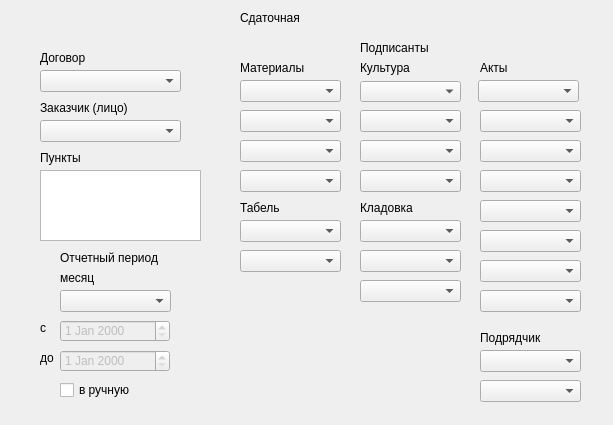
<?xml version="1.0" encoding="UTF-8"?>
<ui version="4.0">
 <class>Form</class>
 <widget class="QWidget" name="Form">
  <property name="geometry">
   <rect>
    <x>0</x>
    <y>0</y>
    <width>613</width>
    <height>425</height>
   </rect>
  </property>
  <property name="windowTitle">
   <string>Form</string>
  </property>
  <widget class="QLabel" name="label">
   <property name="geometry">
    <rect>
     <x>240</x>
     <y>10</y>
     <width>71</width>
     <height>16</height>
    </rect>
   </property>
   <property name="text">
    <string>Сдаточная</string>
   </property>
  </widget>
  <widget class="QComboBox" name="comboBox">
   <property name="geometry">
    <rect>
     <x>40</x>
     <y>70</y>
     <width>141</width>
     <height>22</height>
    </rect>
   </property>
  </widget>
  <widget class="QTextEdit" name="ekr">
   <property name="geometry">
    <rect>
     <x>40</x>
     <y>170</y>
     <width>161</width>
     <height>71</height>
    </rect>
   </property>
  </widget>
  <widget class="QLabel" name="label_2">
   <property name="geometry">
    <rect>
     <x>40</x>
     <y>150</y>
     <width>49</width>
     <height>16</height>
    </rect>
   </property>
   <property name="text">
    <string>Пункты</string>
   </property>
  </widget>
  <widget class="QLabel" name="label_3">
   <property name="geometry">
    <rect>
     <x>360</x>
     <y>40</y>
     <width>121</width>
     <height>16</height>
    </rect>
   </property>
   <property name="text">
    <string>Подписанты</string>
   </property>
  </widget>
  <widget class="QComboBox" name="comboBox_12">
   <property name="geometry">
    <rect>
     <x>40</x>
     <y>120</y>
     <width>141</width>
     <height>22</height>
    </rect>
   </property>
  </widget>
  <widget class="QLabel" name="label_4">
   <property name="geometry">
    <rect>
     <x>40</x>
     <y>100</y>
     <width>111</width>
     <height>16</height>
    </rect>
   </property>
   <property name="text">
    <string>Заказчик (лицо)</string>
   </property>
  </widget>
  <widget class="QLabel" name="label_5">
   <property name="geometry">
    <rect>
     <x>40</x>
     <y>50</y>
     <width>49</width>
     <height>16</height>
    </rect>
   </property>
   <property name="text">
    <string>Договор</string>
   </property>
  </widget>
  <widget class="QLabel" name="label_6">
   <property name="geometry">
    <rect>
     <x>60</x>
     <y>250</y>
     <width>111</width>
     <height>16</height>
    </rect>
   </property>
   <property name="text">
    <string>Отчетный период</string>
   </property>
  </widget>
  <widget class="QDateEdit" name="dateEdit">
   <property name="enabled">
    <bool>false</bool>
   </property>
   <property name="geometry">
    <rect>
     <x>60</x>
     <y>320</y>
     <width>110</width>
     <height>22</height>
    </rect>
   </property>
  </widget>
  <widget class="QDateEdit" name="dateEdit_2">
   <property name="enabled">
    <bool>false</bool>
   </property>
   <property name="geometry">
    <rect>
     <x>60</x>
     <y>350</y>
     <width>110</width>
     <height>22</height>
    </rect>
   </property>
  </widget>
  <widget class="QLabel" name="label_7">
   <property name="geometry">
    <rect>
     <x>40</x>
     <y>320</y>
     <width>16</width>
     <height>16</height>
    </rect>
   </property>
   <property name="text">
    <string>с</string>
   </property>
  </widget>
  <widget class="QLabel" name="label_8">
   <property name="geometry">
    <rect>
     <x>40</x>
     <y>350</y>
     <width>16</width>
     <height>16</height>
    </rect>
   </property>
   <property name="text">
    <string>до</string>
   </property>
  </widget>
  <widget class="QComboBox" name="comboBox_26">
   <property name="geometry">
    <rect>
     <x>60</x>
     <y>290</y>
     <width>111</width>
     <height>22</height>
    </rect>
   </property>
  </widget>
  <widget class="QLabel" name="label_14">
   <property name="geometry">
    <rect>
     <x>60</x>
     <y>270</y>
     <width>41</width>
     <height>16</height>
    </rect>
   </property>
   <property name="text">
    <string>месяц</string>
   </property>
  </widget>
  <widget class="QCheckBox" name="manual">
   <property name="geometry">
    <rect>
     <x>60</x>
     <y>380</y>
     <width>76</width>
     <height>20</height>
    </rect>
   </property>
   <property name="text">
    <string>в ручную</string>
   </property>
  </widget>
  <widget class="QComboBox" name="act_5">
   <property name="geometry">
    <rect>
     <x>480</x>
     <y>200</y>
     <width>101</width>
     <height>22</height>
    </rect>
   </property>
  </widget>
  <widget class="QLabel" name="label_11">
   <property name="geometry">
    <rect>
     <x>360</x>
     <y>60</y>
     <width>61</width>
     <height>16</height>
    </rect>
   </property>
   <property name="text">
    <string>Культура</string>
   </property>
  </widget>
  <widget class="QLabel" name="label_10">
   <property name="geometry">
    <rect>
     <x>240</x>
     <y>60</y>
     <width>101</width>
     <height>16</height>
    </rect>
   </property>
   <property name="text">
    <string>Материалы</string>
   </property>
  </widget>
  <widget class="QComboBox" name="act_8">
   <property name="geometry">
    <rect>
     <x>480</x>
     <y>290</y>
     <width>101</width>
     <height>22</height>
    </rect>
   </property>
  </widget>
  <widget class="QComboBox" name="stor_2">
   <property name="geometry">
    <rect>
     <x>360</x>
     <y>250</y>
     <width>101</width>
     <height>22</height>
    </rect>
   </property>
  </widget>
  <widget class="QLabel" name="label_9">
   <property name="geometry">
    <rect>
     <x>240</x>
     <y>200</y>
     <width>91</width>
     <height>16</height>
    </rect>
   </property>
   <property name="text">
    <string>Табель</string>
   </property>
  </widget>
  <widget class="QComboBox" name="cult_1">
   <property name="geometry">
    <rect>
     <x>360</x>
     <y>81</y>
     <width>101</width>
     <height>21</height>
    </rect>
   </property>
  </widget>
  <widget class="QComboBox" name="mat_3">
   <property name="geometry">
    <rect>
     <x>240</x>
     <y>140</y>
     <width>101</width>
     <height>22</height>
    </rect>
   </property>
  </widget>
  <widget class="QComboBox" name="cult_4">
   <property name="geometry">
    <rect>
     <x>360</x>
     <y>170</y>
     <width>101</width>
     <height>22</height>
    </rect>
   </property>
  </widget>
  <widget class="QComboBox" name="act_4">
   <property name="geometry">
    <rect>
     <x>480</x>
     <y>170</y>
     <width>101</width>
     <height>22</height>
    </rect>
   </property>
  </widget>
  <widget class="QComboBox" name="act_2">
   <property name="geometry">
    <rect>
     <x>480</x>
     <y>110</y>
     <width>101</width>
     <height>22</height>
    </rect>
   </property>
  </widget>
  <widget class="QComboBox" name="act_9">
   <property name="geometry">
    <rect>
     <x>480</x>
     <y>350</y>
     <width>101</width>
     <height>22</height>
    </rect>
   </property>
  </widget>
  <widget class="QLabel" name="label_12">
   <property name="geometry">
    <rect>
     <x>360</x>
     <y>200</y>
     <width>61</width>
     <height>16</height>
    </rect>
   </property>
   <property name="text">
    <string>Кладовка</string>
   </property>
  </widget>
  <widget class="QComboBox" name="stor_3">
   <property name="geometry">
    <rect>
     <x>360</x>
     <y>280</y>
     <width>101</width>
     <height>22</height>
    </rect>
   </property>
  </widget>
  <widget class="QLabel" name="label_13">
   <property name="geometry">
    <rect>
     <x>480</x>
     <y>60</y>
     <width>49</width>
     <height>16</height>
    </rect>
   </property>
   <property name="text">
    <string>Акты</string>
   </property>
  </widget>
  <widget class="QComboBox" name="cult_3">
   <property name="geometry">
    <rect>
     <x>360</x>
     <y>140</y>
     <width>101</width>
     <height>22</height>
    </rect>
   </property>
  </widget>
  <widget class="QComboBox" name="mat_1">
   <property name="geometry">
    <rect>
     <x>240</x>
     <y>80</y>
     <width>101</width>
     <height>22</height>
    </rect>
   </property>
  </widget>
  <widget class="QComboBox" name="mat_2">
   <property name="geometry">
    <rect>
     <x>240</x>
     <y>110</y>
     <width>101</width>
     <height>22</height>
    </rect>
   </property>
  </widget>
  <widget class="QComboBox" name="tab_2">
   <property name="geometry">
    <rect>
     <x>240</x>
     <y>250</y>
     <width>101</width>
     <height>22</height>
    </rect>
   </property>
  </widget>
  <widget class="QComboBox" name="stor_1">
   <property name="geometry">
    <rect>
     <x>360</x>
     <y>220</y>
     <width>101</width>
     <height>22</height>
    </rect>
   </property>
  </widget>
  <widget class="QComboBox" name="act_3">
   <property name="geometry">
    <rect>
     <x>480</x>
     <y>140</y>
     <width>101</width>
     <height>22</height>
    </rect>
   </property>
  </widget>
  <widget class="QComboBox" name="mat_4">
   <property name="geometry">
    <rect>
     <x>240</x>
     <y>170</y>
     <width>101</width>
     <height>22</height>
    </rect>
   </property>
  </widget>
  <widget class="QComboBox" name="tab_1">
   <property name="geometry">
    <rect>
     <x>240</x>
     <y>220</y>
     <width>101</width>
     <height>22</height>
    </rect>
   </property>
  </widget>
  <widget class="QComboBox" name="act_7">
   <property name="geometry">
    <rect>
     <x>480</x>
     <y>260</y>
     <width>101</width>
     <height>22</height>
    </rect>
   </property>
  </widget>
  <widget class="QComboBox" name="act_10">
   <property name="geometry">
    <rect>
     <x>480</x>
     <y>380</y>
     <width>101</width>
     <height>22</height>
    </rect>
   </property>
  </widget>
  <widget class="QComboBox" name="act_1">
   <property name="geometry">
    <rect>
     <x>478</x>
     <y>80</y>
     <width>101</width>
     <height>22</height>
    </rect>
   </property>
  </widget>
  <widget class="QComboBox" name="act_6">
   <property name="geometry">
    <rect>
     <x>480</x>
     <y>230</y>
     <width>101</width>
     <height>22</height>
    </rect>
   </property>
  </widget>
  <widget class="QComboBox" name="cult_2">
   <property name="geometry">
    <rect>
     <x>360</x>
     <y>110</y>
     <width>101</width>
     <height>22</height>
    </rect>
   </property>
  </widget>
  <widget class="QLabel" name="label_15">
   <property name="geometry">
    <rect>
     <x>480</x>
     <y>330</y>
     <width>71</width>
     <height>16</height>
    </rect>
   </property>
   <property name="text">
    <string>Подрядчик</string>
   </property>
  </widget>
 </widget>
 <resources/>
 <connections/>
</ui>
